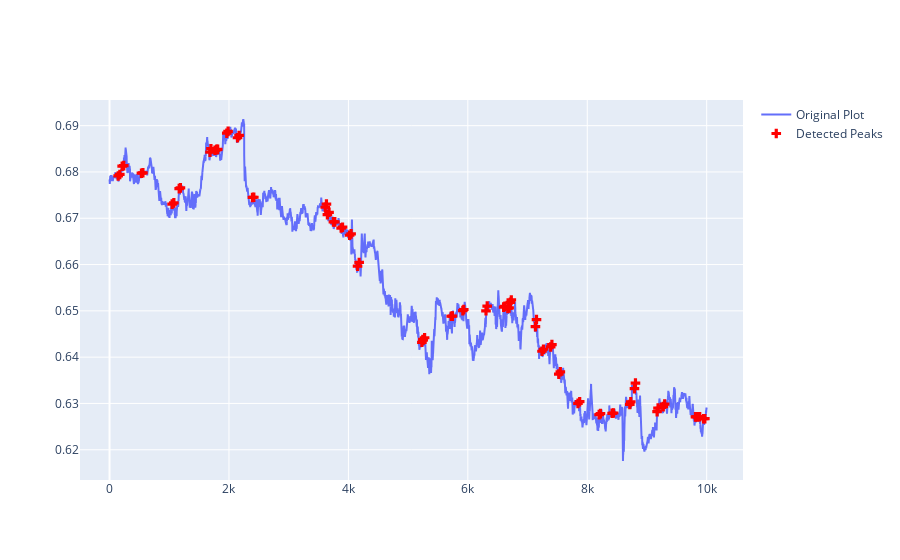

The cell this chart's notebook holds for it:
### Code cell
indices = final
fig = go.Figure()
fig.add_trace(go.Scatter(
    y=time_series,
    mode='lines',
    name='Original Plot'
))

fig.add_trace(go.Scatter(
    x=indices,
    y=[time_series[j] for j in indices],
    mode='markers',
    marker=dict(
        size=8,
        color='red',
        symbol='cross'
    ),
    name='Detected Peaks'
))

fig.show()

### Figure 1 — Plotly figure (JSON) as saved in the notebook; plotly's stock layout.template omitted (floating-point values rounded to 4 significant figures; data arrays with more than 128 entries replaced by an {"elided": "..."} marker saying what was removed)
{"data": [{"mode": "lines", "name": "Original Plot", "type": "scatter", "y": {"elided": "10000 float values"}}, {"marker": {"color": "red", "size": 8, "symbol": "cross"}, "mode": "markers", "name": "Detected Peaks", "type": "scatter", "x": [144, 172, 211, 238, 534, 559, 1048, 1077, 1166, 1187, 1682, 1698, 1765, 1793, 1793, 1811, 1963, 1985, 2143, 2170, 2393, 2416, 3612, 3632, 3648, 3676, 3749, 3772, 3878, 3902, 4020, 4045, 4153, 4180, 5230, 5250, 5248, 5276, 5722, 5742, 5916, 5932, 6304, 6324, 6599, 6620, 6669, 6691, 6712, 6728, 7132, 7150, 7242, 7266, 7387, 7408, 7523, 7549, 7844, 7873, 8199, 8221, 8416, 8440, 8712, 8728, 8790, 8807, 9169, 9185, 9273, 9296, 9812, 9831, 9854, 9883, 9947, 9969], "y": [0.6791, 0.6795, 0.6812, 0.6814, 0.6797, 0.6798, 0.6731, 0.6733, 0.6764, 0.6766, 0.6843, 0.685, 0.6847, 0.6848, 0.6848, 0.6849, 0.6884, 0.6888, 0.6874, 0.6879, 0.6745, 0.6745, 0.6724, 0.6731, 0.6708, 0.6713, 0.6692, 0.6692, 0.6679, 0.6681, 0.6663, 0.6666, 0.6597, 0.6605, 0.6432, 0.6437, 0.6438, 0.6442, 0.6488, 0.6489, 0.6501, 0.6503, 0.65, 0.651, 0.6508, 0.651, 0.6505, 0.6506, 0.6518, 0.6524, 0.6466, 0.6481, 0.6413, 0.6417, 0.6422, 0.6427, 0.6363, 0.6368, 0.63, 0.6304, 0.6276, 0.6278, 0.6279, 0.6279, 0.6298, 0.6303, 0.6332, 0.6344, 0.6282, 0.629, 0.6293, 0.6299, 0.6271, 0.6271, 0.6271, 0.6271, 0.6267, 0.6267]}], "layout": {}}
